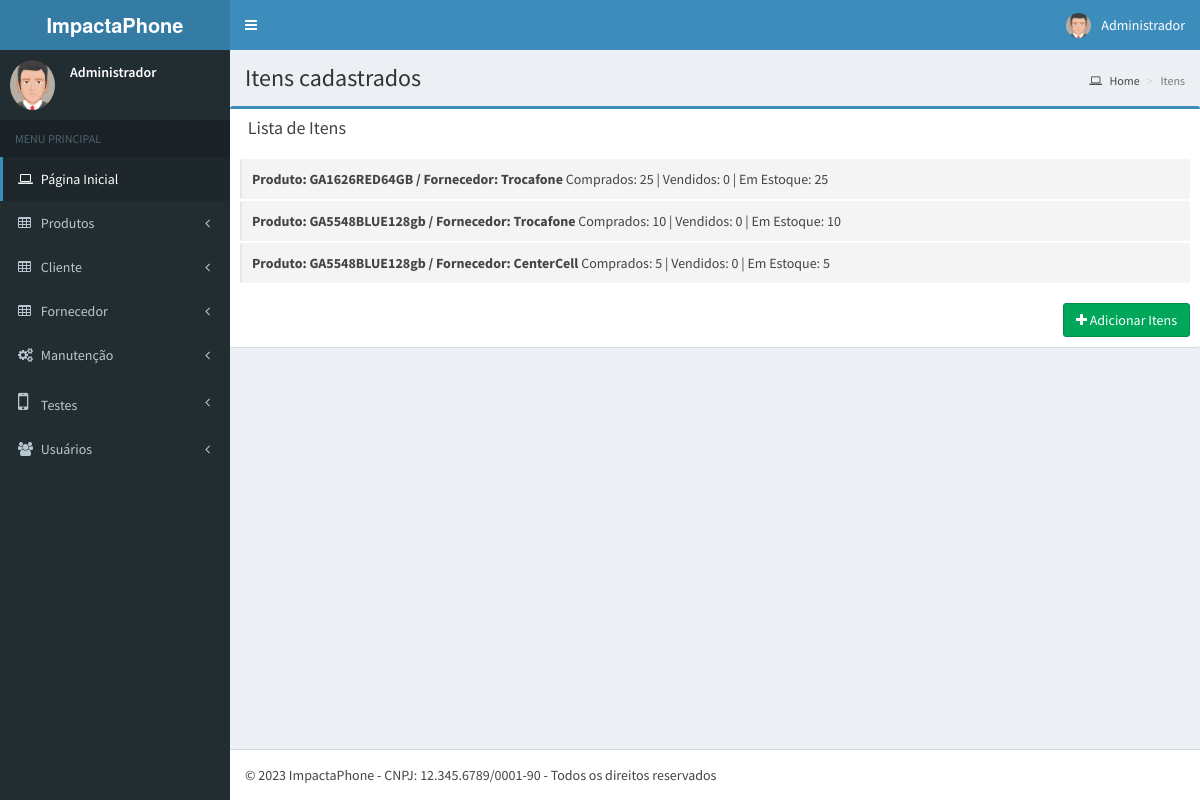
/interface/itens/totalitens.php (signed in), run on the app's committed database.
### tables this page shows
CREATE TABLE IF NOT EXISTS `itens` (
  `idItens` int NOT NULL AUTO_INCREMENT,
  `Image` varchar(250) NOT NULL,
  `QuantItens` decimal(10,0) NOT NULL,
  `QuantItensVend` decimal(10,0) NOT NULL,
  `ModeloItens` varchar(100) NOT NULL,
  `MarcaItens` varchar(80) NOT NULL,
  `MemoriaItens` varchar(10) NOT NULL,
  `CorItens` varchar(100) NOT NULL,
  `GradeItens` varchar(10) NOT NULL,
  `LocalItens` varchar(50) NOT NULL,
  `ItensAtivo` tinyint NOT NULL,
  `ItensPublic` int NOT NULL,
  `Produto_CodRefProduto` int NOT NULL,
  `Fornecedor_idFornecedor` int NOT NULL,
  `Usuario_idUser` int NOT NULL,
  `DataRegistro` timestamp NOT NULL DEFAULT CURRENT_TIMESTAMP,
  PRIMARY KEY (`idItens`),
  KEY `fk_Itens_Produto1_idx` (`Produto_CodRefProduto`),
  KEY `fk_Itens_Fornecedor1_idx` (`Fornecedor_idFornecedor`),
  KEY `fk_Itens_Usuario1_idx` (`Usuario_idUser`)
);

CREATE TABLE IF NOT EXISTS `produtos` (
  `CodRefProduto` int NOT NULL AUTO_INCREMENT,
  `skuProduto` varchar(75) NOT NULL,
  `NomeProduto` varchar(75) NOT NULL,
  `Ativo` int NOT NULL,
  `PublicProduto` int NOT NULL,
  `Usuario_idUser` int NOT NULL,
  PRIMARY KEY (`CodRefProduto`),
  KEY `fk_Produto_Usuario_idx` (`Usuario_idUser`)
);

CREATE TABLE IF NOT EXISTS `fornecedor` (
  `idFornecedor` int NOT NULL AUTO_INCREMENT,
  `NomeFornecedor` varchar(75) NOT NULL,
  `CNPJFornecedor` varchar(75) NOT NULL,
  `EmailFornecedor` varchar(75) NOT NULL,
  `EnderecoFornecedor` varchar(75) NOT NULL,
  `TelefoneFornecedor` varchar(75) NOT NULL,
  `Public` int NOT NULL,
  `Ativo` int NOT NULL,
  `Usuario_idUser` int NOT NULL,
  PRIMARY KEY (`idFornecedor`),
  KEY `fk_Fornecedor_Usuario1_idx` (`Usuario_idUser`)
);

### App/Models/connect.php (called while the page is built, shortened)
<?php
class Connect{
	var $localhost = "localhost";
	var $root = "root";
	var $passwd = "";
	public function __construct()
	{
		$this->SQL = mysqli_connect($this->localhost, $this->root, $this->passwd);
	}
}

### App/Models/itens.class.php (the view, shortened to what this page needs)
  <?php
   require_once 'connect.php';
   class Itens extends Connect{
    public function listItens ($idprodutos, $idFornecedor)
    {
      $query = "SELECT * FROM `itens`,`fornecedor`,`produtos` WHERE (`Fornecedor_idFornecedor` = `idFornecedor` AND `Produto_CodRefProduto` = `CodRefProduto`) AND (`Fornecedor_idFornecedor` = '$idFornecedor' AND `Produto_CodRefProduto` = '$idprodutos') ";
      $result = mysqli_query($this->SQL, $query) or die ( mysqli_error($this->SQL));
       $q = 0;
       $v = 0;
       $e = 0;
     while($rowlist = mysqli_fetch_array($result)) {
           $q = $q + $rowlist['QuantItens'];
           $v = $v + $rowlist['QuantItensVend'];
           $e = $q - $v;
           $skuProduto = $rowlist['skuProduto'];
           $fornecedor  = $rowlist['NomeFornecedor'];
      }
        return array('skuProduto'=> $skuProduto,'Fornecedor'=> $fornecedor , 'QuantItens' => $q, 'QuantItensVend' => $v, 'Estoque' => $e,);
    }
    public function totalitens($value){
      $this->query = "SELECT `Produto_CodRefProduto`, `Fornecedor_idFornecedor` FROM `itens` WHERE `itensPublic` = '$value' GROUP BY `Produto_CodRefProduto`, `Fornecedor_idFornecedor`";
      $this->result = mysqli_query($this->SQL, $this->query) or die ( mysqli_error($this->SQL));
      while ($row = mysqli_fetch_array($this->result)) {
        $idprodutos = $row['Produto_CodRefProduto'];
        $idFornecedor = $row['Fornecedor_idFornecedor'];
        echo '<li>';
       $resp = Itens::listItens($idprodutos, $idFornecedor);
        echo '<b> Produto: '.$resp['skuProduto'];
        echo ' / Fornecedor: '.$resp['Fornecedor'];
        echo '</b> Comprados: '.$resp['QuantItens'];
        echo ' | Vendidos: '.$resp['QuantItensVend'];
        echo ' | Em Estoque: '.$resp['Estoque'];
        echo '</li>';
      }
    }
}

### data on the page
itens: produtos.skuProduto "GA1626RED64GB", fornecedor.NomeFornecedor "Trocafone", QuantItens "25", QuantItensVend "0"
itens: produtos.skuProduto "GA5548BLUE128gb", fornecedor.NomeFornecedor "Trocafone", QuantItens "10", QuantItensVend "0"
itens: produtos.skuProduto "GA5548BLUE128gb", fornecedor.NomeFornecedor "CenterCell", QuantItens "5", QuantItensVend "0"

### other printed values
$usuario "Administrador"
